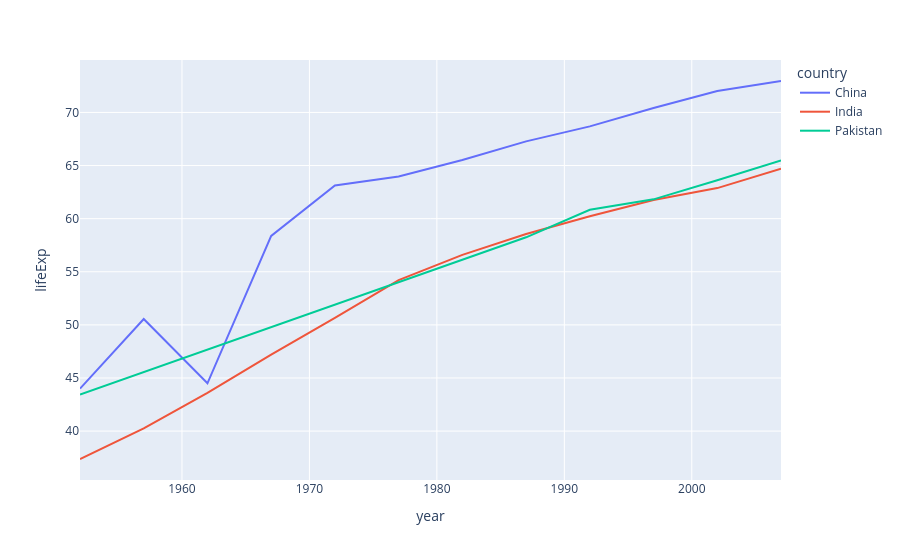

Notebook cell for this chart:
### Code cell
px.line(df,x='year',y='lifeExp',hover_name='country',color='country')

### Figure 1 — Plotly figure (JSON) as saved in the notebook; plotly's stock layout.template omitted (floating-point values rounded to 4 significant figures)
{"data": [{"hovertemplate": "<b>%{hovertext}</b><br><br>country=China<br>year=%{x}<br>lifeExp=%{y}<extra></extra>", "hovertext": ["China", "China", "China", "China", "China", "China", "China", "China", "China", "China", "China", "China"], "legendgroup": "China", "line": {"color": "#636efa", "dash": "solid"}, "marker": {"symbol": "circle"}, "mode": "lines", "name": "China", "orientation": "v", "showlegend": true, "type": "scatter", "x": [1952, 1957, 1962, 1967, 1972, 1977, 1982, 1987, 1992, 1997, 2002, 2007], "xaxis": "x", "y": [44, 50.55, 44.5, 58.38, 63.12, 63.97, 65.53, 67.27, 68.69, 70.43, 72.03, 72.96], "yaxis": "y"}, {"hovertemplate": "<b>%{hovertext}</b><br><br>country=India<br>year=%{x}<br>lifeExp=%{y}<extra></extra>", "hovertext": ["India", "India", "India", "India", "India", "India", "India", "India", "India", "India", "India", "India"], "legendgroup": "India", "line": {"color": "#EF553B", "dash": "solid"}, "marker": {"symbol": "circle"}, "mode": "lines", "name": "India", "orientation": "v", "showlegend": true, "type": "scatter", "x": [1952, 1957, 1962, 1967, 1972, 1977, 1982, 1987, 1992, 1997, 2002, 2007], "xaxis": "x", "y": [37.37, 40.25, 43.6, 47.19, 50.65, 54.21, 56.6, 58.55, 60.22, 61.77, 62.88, 64.7], "yaxis": "y"}, {"hovertemplate": "<b>%{hovertext}</b><br><br>country=Pakistan<br>year=%{x}<br>lifeExp=%{y}<extra></extra>", "hovertext": ["Pakistan", "Pakistan", "Pakistan", "Pakistan", "Pakistan", "Pakistan", "Pakistan", "Pakistan", "Pakistan", "Pakistan", "Pakistan", "Pakistan"], "legendgroup": "Pakistan", "line": {"color": "#00cc96", "dash": "solid"}, "marker": {"symbol": "circle"}, "mode": "lines", "name": "Pakistan", "orientation": "v", "showlegend": true, "type": "scatter", "visible": true, "x": [1952, 1957, 1962, 1967, 1972, 1977, 1982, 1987, 1992, 1997, 2002, 2007], "xaxis": "x", "y": [43.44, 45.56, 47.67, 49.8, 51.93, 54.04, 56.16, 58.24, 60.84, 61.82, 63.61, 65.48], "yaxis": "y"}], "layout": {"autosize": true, "legend": {"title": {"text": "country"}, "tracegroupgap": 0}, "margin": {"t": 60}, "xaxis": {"anchor": "y", "autorange": true, "domain": [0, 1], "range": [1952, 2007], "title": {"text": "year"}, "type": "linear"}, "yaxis": {"anchor": "x", "autorange": true, "domain": [0, 1], "range": [35.4, 74.94], "title": {"text": "lifeExp"}, "type": "linear"}}}
